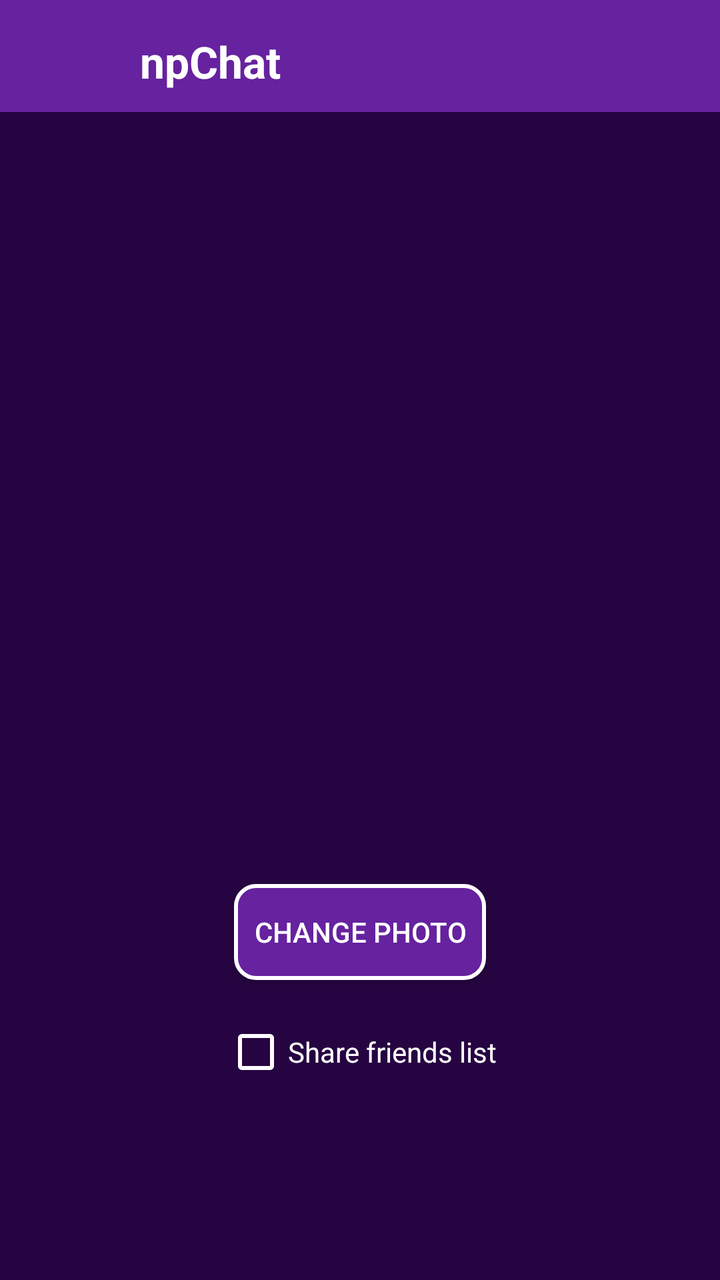
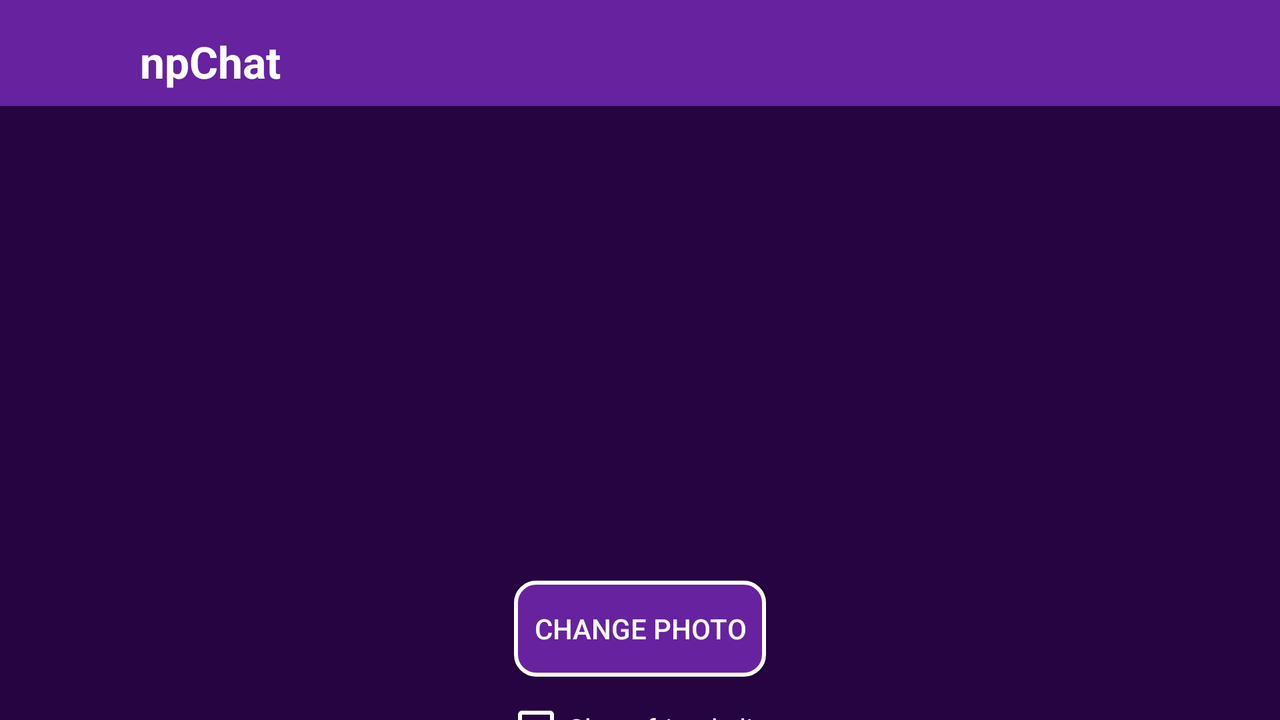

First picture: res/layout/ on a phone held upright. Second picture: the repository's own variant of that layout, on a device whose configuration matches the variant's folder. Source for both follows.
<!-- AndroidManifest.xml: application theme AppTheme.NoActionBar -->
<!-- res/layout/fragment_settings.xml -->
<?xml version="1.0" encoding="utf-8"?>
<androidx.constraintlayout.widget.ConstraintLayout
    xmlns:android="http://schemas.android.com/apk/res/android"
    xmlns:app="http://schemas.android.com/apk/res-auto"
    xmlns:tools="http://schemas.android.com/tools"
    android:background="@color/colorPrimaryDark"
    android:layout_width="match_parent"
    android:layout_height="match_parent">
    <include
        android:id="@+id/toolbar"
        layout="@layout/toolbar"
        android:layout_width="729dp"
        app:layout_constraintEnd_toEndOf="parent"
        app:layout_constraintStart_toStartOf="parent"
        app:layout_constraintTop_toTopOf="parent" />
    <ImageView
        android:id="@+id/profilePhoto"
        android:layout_width="@dimen/margin_210dp"
        android:layout_height="@dimen/margin_224dp"
        android:scaleType="fitCenter"
        app:layout_constraintRight_toRightOf="parent"
        app:layout_constraintLeft_toLeftOf="parent"
        app:layout_constraintTop_toBottomOf="@id/toolbar"
        app:layout_constraintTop_toTopOf="parent"
        app:layout_constraintBottom_toBottomOf="parent"
        />

    <Button
        android:id="@+id/changePhotoButton"
        android:layout_width="wrap_content"
        android:layout_height="wrap_content"
        android:background="@drawable/rounded_button"
        android:layout_marginTop="@dimen/margin_10dp"
        android:text="@string/change_photo"
        android:padding="@dimen/margin_10dp"
        android:textColor="@color/white"
        app:layout_constraintRight_toRightOf="parent"
        app:layout_constraintLeft_toLeftOf="parent"
        app:layout_constraintTop_toBottomOf="@id/profilePhoto"
        />

    <CheckBox
        android:id="@+id/check_box_share_friends"
        android:layout_width="wrap_content"
        android:layout_height="wrap_content"
        android:layout_marginTop="@dimen/margin_20dp"
        android:textColor="@color/white"
        app:layout_constraintRight_toRightOf="parent"
        app:layout_constraintLeft_toLeftOf="parent"
        app:layout_constraintTop_toBottomOf="@+id/changePhotoButton"
        app:buttonTint="@color/white"
        android:text="@string/share_friends_list" />
</androidx.constraintlayout.widget.ConstraintLayout>
<!-- res/layout/toolbar.xml (included above) -->
<?xml version="1.0" encoding="utf-8"?>
<androidx.appcompat.widget.Toolbar xmlns:android="http://schemas.android.com/apk/res/android"
    xmlns:app="http://schemas.android.com/apk/res-auto"
    android:id="@+id/toolbar"
    android:layout_width="match_parent"
    android:layout_height="wrap_content"
    android:background="@color/colorPrimary"
    android:minHeight="?attr/actionBarSize"
    android:theme="@style/AppTheme.AppBarOverlay"
    app:layout_constraintEnd_toEndOf="parent"
    app:layout_constraintHorizontal_bias="1.0"
    app:layout_constraintStart_toStartOf="parent"
    app:layout_constraintTop_toTopOf="parent">

    <ImageView
        android:id="@+id/toolbar_main_photo"
        android:layout_width="@dimen/margin_50dp"
        android:layout_height="@dimen/margin_50dp"
        android:layout_marginTop="@dimen/margin_3dp"
        android:contentDescription="TODO"
        android:scaleType="centerCrop"
        app:layout_constraintStart_toStartOf="parent"
        app:layout_constraintTop_toTopOf="@+id/toolbar" />

    <TextView
        android:id="@+id/main_title"
        android:layout_width="wrap_content"
        android:layout_height="wrap_content"
        android:layout_marginStart="@dimen/margin_20dp"
        android:layout_marginTop="@dimen/margin_16dp"
        android:text="@string/app_name"
        android:textAppearance="@style/TextAppearance.AppCompat.Large"
        android:textColor="@color/white"
        android:textStyle="bold"
        app:layout_constraintStart_toEndOf="@+id/toolbar_main_photo"
        app:layout_constraintTop_toTopOf="parent" />

</androidx.appcompat.widget.Toolbar>
<!-- resources referenced by this layout -->
<resources>
  <color name="colorPrimary">#66229F</color>
  <color name="colorPrimaryDark">#260441</color>
  <color name="white">#ffffff</color>
  <dimen name="margin_10dp">10dp</dimen>
  <dimen name="margin_16dp">16dp</dimen>
  <dimen name="margin_20dp">20dp</dimen>
  <dimen name="margin_210dp">210dp</dimen>
  <dimen name="margin_224dp">224dp</dimen>
  <dimen name="margin_3dp">3dp</dimen>
  <dimen name="margin_50dp">50dp</dimen>
  <!-- drawable rounded_button (drawable) -->
  <?xml version="1.0" encoding="utf-8"?>
  <selector xmlns:android="http://schemas.android.com/apk/res/android">
      <item>
          <shape android:shape="rectangle">
              <solid android:color="@color/colorPrimary" />
              <stroke android:color="@color/white" android:width="2dp" />
              <corners android:radius="10dp" />
          </shape>
      </item>
  </selector>
  <string name="app_name">npChat</string>
  <string name="change_photo">Change Photo</string>
  <string name="share_friends_list">Share friends list</string>
  <style name="AppTheme.AppBarOverlay" parent="ThemeOverlay.AppCompat.Dark.ActionBar">
          <item name="android:icon">@color/white</item>
      </style>
  <style name="AppTheme.NoActionBar">
          <item name="colorPrimaryDark">@color/colorPrimaryDark</item>
          <item name="windowActionBar">false</item>
          <item name="windowNoTitle">true</item>
      </style>
</resources>
<!-- res/layout-land/fragment_settings.xml (the repository's variant of the layout above) -->
<!-- drawn on the phone turned sideways -->
<?xml version="1.0" encoding="utf-8"?>
<androidx.constraintlayout.widget.ConstraintLayout xmlns:android="http://schemas.android.com/apk/res/android"
    xmlns:app="http://schemas.android.com/apk/res-auto"
    xmlns:tools="http://schemas.android.com/tools"
    android:layout_width="match_parent"
    android:layout_height="match_parent"
    android:background="@color/colorPrimaryDark">

    <include
        android:id="@+id/toolbar"
        layout="@layout/toolbar"
        android:layout_width="match_parent"
        android:layout_height="wrap_content"
        app:layout_constraintEnd_toEndOf="parent"
        app:layout_constraintStart_toStartOf="parent"
        app:layout_constraintTop_toTopOf="parent" />

    <ImageView
        android:id="@+id/profilePhoto"
        android:layout_width="200dp"
        android:layout_height="200dp"
        android:layout_marginTop="16dp"
        android:scaleType="fitCenter"
        app:layout_constraintBottom_toTopOf="@+id/changePhotoButton"
        app:layout_constraintEnd_toEndOf="parent"
        app:layout_constraintHorizontal_bias="0.5"
        app:layout_constraintStart_toStartOf="parent"
        app:layout_constraintTop_toBottomOf="@+id/toolbar" />

    <Button
        android:id="@+id/changePhotoButton"
        android:layout_width="wrap_content"
        android:layout_height="wrap_content"
        android:layout_marginTop="10dp"
        android:layout_marginBottom="16dp"
        android:background="@drawable/rounded_button"
        android:padding="10dp"
        android:text="@string/change_photo"
        android:textColor="@color/white"
        app:layout_constraintBottom_toBottomOf="parent"
        app:layout_constraintEnd_toEndOf="parent"
        app:layout_constraintHorizontal_bias="0.5"
        app:layout_constraintStart_toStartOf="parent"
        app:layout_constraintTop_toBottomOf="@+id/profilePhoto" />

    <CheckBox
        android:id="@+id/check_box_share_friends"
        android:layout_width="wrap_content"
        android:layout_height="wrap_content"
        android:layout_marginTop="@dimen/margin_10dp"
        android:textColor="@color/white"
        app:layout_constraintRight_toRightOf="parent"
        app:layout_constraintLeft_toLeftOf="parent"
        app:layout_constraintTop_toBottomOf="@+id/changePhotoButton"
        app:buttonTint="@color/white"
        android:text="@string/share_friends_list" />

</androidx.constraintlayout.widget.ConstraintLayout>
<!-- resources referenced by the variant -->
<!-- as the phone turned sideways resolves them -->
<resources>
  <color name="colorPrimary">#66229F</color>
  <color name="colorPrimaryDark">#260441</color>
  <color name="white">#ffffff</color>
  <dimen name="margin_10dp">10dp</dimen>
  <dimen name="margin_16dp">16dp</dimen>
  <dimen name="margin_20dp">20dp</dimen>
  <dimen name="margin_3dp">3dp</dimen>
  <dimen name="margin_50dp">50dp</dimen>
  <!-- drawable rounded_button (drawable) -->
  <?xml version="1.0" encoding="utf-8"?>
  <selector xmlns:android="http://schemas.android.com/apk/res/android">
      <item>
          <shape android:shape="rectangle">
              <solid android:color="@color/colorPrimary" />
              <stroke android:color="@color/white" android:width="2dp" />
              <corners android:radius="10dp" />
          </shape>
      </item>
  </selector>
  <string name="app_name">npChat</string>
  <string name="change_photo">Change Photo</string>
  <string name="share_friends_list">Share friends list</string>
  <style name="AppTheme.AppBarOverlay" parent="ThemeOverlay.AppCompat.Dark.ActionBar">
          <item name="android:icon">@color/white</item>
      </style>
  <style name="AppTheme.NoActionBar">
          <item name="colorPrimaryDark">@color/colorPrimaryDark</item>
          <item name="windowActionBar">false</item>
          <item name="windowNoTitle">true</item>
      </style>
</resources>
